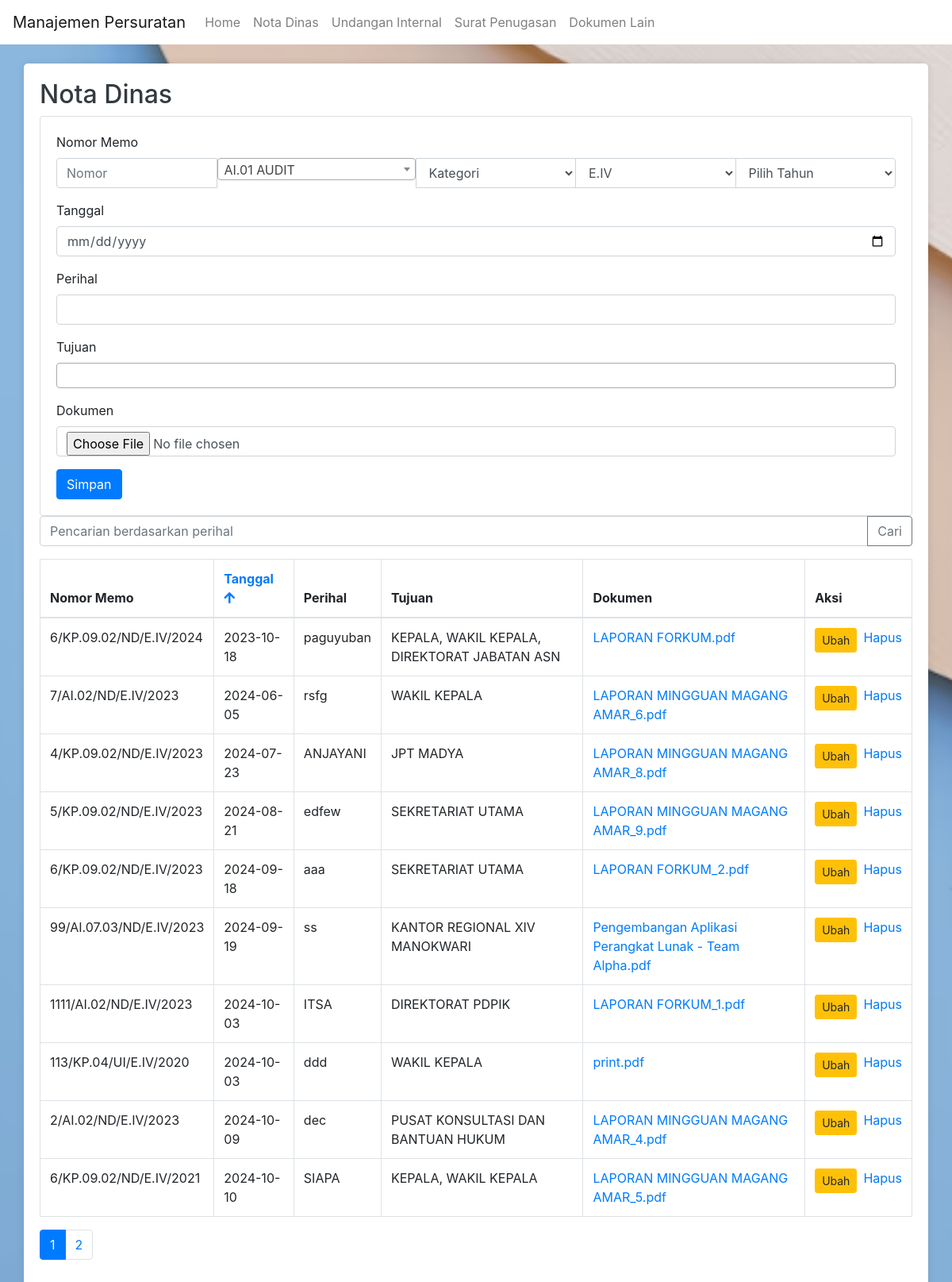
Screenshot of /nota_dinas.php with the database file from the repository.
### tables this page shows
CREATE TABLE `nota_dinas` (
  `id` int(11) NOT NULL AUTO_INCREMENT,
  `nomor_memo` varchar(255) NOT NULL,
  `tanggal` date NOT NULL,
  `perihal` varchar(255) NOT NULL,
  `tujuan` varchar(255) NOT NULL,
  `dokumen` varchar(255) DEFAULT NULL,
  PRIMARY KEY (`id`)
);

### nota_dinas.php (the view, shortened to what this page needs)
<?php
include 'config.php';
$search = '';
$order_by = 'tanggal';
$order_type = 'ASC';
$limit = 10;
$page = isset($_GET['page']) ? (int)$_GET['page'] : 1;
$start = ($page - 1) * $limit;
$result = $conn->query("SELECT * FROM nota_dinas WHERE perihal LIKE '%$search%' ORDER BY $order_by $order_type LIMIT $start, $limit");
$total_result = $conn->query("SELECT COUNT(*) as total FROM nota_dinas WHERE perihal LIKE '%$search%'");
$total_row = $total_result->fetch_assoc();
$total_pages = ceil($total_row['total'] / $limit);
?>
<!DOCTYPE html>
<html lang="en">
<head>
    <link rel="stylesheet" href="https://maxcdn.bootstrapcdn.com/bootstrap/4.0.0/css/bootstrap.min.css">
    <link href="https://cdnjs.cloudflare.com/ajax/libs/select2/4.0.13/css/select2.min.css" rel="stylesheet" />
    <link rel="stylesheet" href="https://cdnjs.cloudflare.com/ajax/libs/font-awesome/5.15.3/css/all.min.css">
    <link rel="stylesheet" href="https://stackpath.bootstrapcdn.com/bootstrap/4.5.2/css/bootstrap.min.css">
</head>
<body>
<nav class="navbar navbar-expand-lg navbar-light">
    <a class="navbar-brand" href="#">Manajemen Persuratan</a>
    <div class="collapse navbar-collapse">
        <ul class="navbar-nav mr-auto">
            <li class="nav-item"><a class="nav-link" href="dashboard.php">Home</a></li>
            <li class="nav-item"><a class="nav-link" href="nota_dinas.php">Nota Dinas</a></li>
            <li class="nav-item"><a class="nav-link" href="undangan_internal.php">Undangan Internal</a></li>
            <li class="nav-item"><a class="nav-link" href="surat_penugasan.php">Surat Penugasan</a></li>
            <li class="nav-item"><a class="nav-link" href="dokumen_lain_lain.php">Dokumen Lain</a></li>
        </ul>
    </div>
</nav>
<div class="container mt-4">
    <h2>Nota Dinas</h2>
    <div class="card">
        <div class="card-body">
            <form method="POST" action="" enctype="multipart/form-data">
                <div class="form-group">
                    <label>Nomor Memo</label>
                    <div class="input-group">
        <input type="number" name="nomor" class="form-control" placeholder="Nomor" required>
                        <select name="kategori" class="form-control" required>
                            <option value="">Kategori</option>
                        </select>
                        <select name="kode_unit" class="form-control" required>
                            <option value="E.IV">E.IV</option>
                        </select>
                        <select name="tahun" class="form-control" required>
                            <option value="">Pilih Tahun</option>
                        </select>
                    </div>
                </div>
                <div class="form-group">
                    <label>Tanggal</label>
                    <input type="date" name="tanggal" class="form-control" required>
                </div>
                <div class="form-group">
                    <label>Perihal</label>
                    <input type="text" name="perihal" class="form-control" required>
                </div>
                <div class="form-group">
                    <label>Tujuan</label>
                </div>
                <div class="form-group">
                    <label>Dokumen</label>
                    <input type="file" name="dokumen" class="form-control" accept=".pdf,.doc,.docx" required>
                </div>
                <button type="submit" class="btn btn-primary">Simpan</button>
            </form>
        </div>
    </div>
    <div class="toast-container position-fixed top-0 end-0 p-3">
</div>
    <form method="POST" action="">
        <div class="input-group mb-3">
            <input type="text" name="search" class="form-control" placeholder="Pencarian berdasarkan perihal" value="<?= htmlspecialchars($search) ?>">
            <div class="input-group-append">
                <button class="btn btn-outline-secondary" type="submit">Cari</button>
            </div>
        </div>
    </form>
    <table class="table table-bordered">
    <thead>
    <tr>
        <th>Nomor Memo</th>
        <th>
    <a href="?order=<?= $order_type == 'ASC' ? 'desc' : 'asc' ?>">
        Tanggal
        <?php if ($order_type == 'ASC'): ?>
            <i class="fas fa-arrow-up"></i>
        <?php else: ?>
            <i class="fas fa-arrow-down"></i>
        <?php endif; ?>
    </a>
    </th>
        <th>Perihal</th>
        <th>Tujuan</th>
        <th>Dokumen</th>
        <th>Aksi</th>
    </tr>
    </thead>
    <tbody>
    <?php while ($row = $result->fetch_assoc()) { ?>
        <tr>
            <td><?= htmlspecialchars($row['nomor_memo']) ?></td>
            <td><?= htmlspecialchars($row['tanggal']) ?></td>
            <td><?= htmlspecialchars($row['perihal']) ?></td>
            <td><?= htmlspecialchars($row['tujuan']) ?></td>
            <td><a href="uploads/<?= htmlspecialchars($row['dokumen']) ?>" target="_blank"><?= htmlspecialchars($row['dokumen']) ?></a></td>
            <td>
    <div class="d-flex justify-content-start">
        <a href="edit_nota_dinas.php?id=<?= $row['id'] ?>" class="btn btn-warning btn-sm mr-2">Ubah</a>
        <form method="POST" action="nota_dinas.php" onsubmit="return confirm('Anda yakin ingin menghapus ini?')">
            <a href="?delete_id=<?= $row['id'] ?>" onclick="return confirm('Anda yakin ingin menghapus data ini?');">Hapus</a>
        </form>
    </div>
</td>
        </tr>
    <?php } ?>
    </tbody>
</table>
    <nav aria-label="Page navigation example">
        <ul class="pagination">
            <?php for ($i = 1; $i <= $total_pages; $i++) { ?>
                <li class="page-item <?= ($i == $page) ? 'active' : '' ?>">
                    <a class="page-link" href="?page=<?= $i ?>"><?= $i ?></a>
                </li>
            <?php } ?>
        </ul>
    </nav>
</div>
</body>
</html>

### nota_dinas.php (style rules this page uses)
body { background-image: url('ocean-blue-copy-space-abstract-paper-waves_23-2148319152.avif'); background-size: cover; background-repeat: no-repeat; background-position: center; }
body { background-color: #f8f9fa; padding-top: 56px; }
h2, h3 { color: #343a40; }
.navbar { position: fixed; top: 0; width: 100%; z-index: 1030; background-color: #ffffff; }
.navbar a { color: #ffffff; }
.container { margin-top: 20px; padding: 20px; background-color: #ffffff; border-radius: 5px; box-shadow: 0 0 10px rgba(0, 0, 0, 0.1); }

### rows the page displays
nota_dinas: nomor_memo "6/KP.09.02/ND/E.IV/2024", tanggal "2023-10-18", perihal "paguyuban", tujuan "KEPALA, WAKIL KEPALA, DIREKTORAT JABATAN ASN", dokumen "LAPORAN FORKUM.pdf"
nota_dinas: nomor_memo "7/AI.02/ND/E.IV/2023", tanggal "2024-06-05", perihal "rsfg", tujuan "WAKIL KEPALA", dokumen "LAPORAN MINGGUAN MAGANG AMAR_6.pdf"
nota_dinas: nomor_memo "4/KP.09.02/ND/E.IV/2023", tanggal "2024-07-23", perihal "ANJAYANI", tujuan "JPT MADYA", dokumen "LAPORAN MINGGUAN MAGANG AMAR_8.pdf"
nota_dinas: nomor_memo "5/KP.09.02/ND/E.IV/2023", tanggal "2024-08-21", perihal "edfew", tujuan "SEKRETARIAT UTAMA", dokumen "LAPORAN MINGGUAN MAGANG AMAR_9.pdf"
nota_dinas: nomor_memo "6/KP.09.02/ND/E.IV/2023", tanggal "2024-09-18", perihal "aaa", tujuan "SEKRETARIAT UTAMA", dokumen "LAPORAN FORKUM_2.pdf"
nota_dinas: nomor_memo "99/AI.07.03/ND/E.IV/2023", tanggal "2024-09-19", perihal "ss", tujuan "KANTOR REGIONAL XIV MANOKWARI", dokumen "Pengembangan Aplikasi Perangkat Lunak - Team Alpha.pdf"
nota_dinas: nomor_memo "1111/AI.02/ND/E.IV/2023", tanggal "2024-10-03", perihal "ITSA", tujuan "DIREKTORAT PDPIK", dokumen "LAPORAN FORKUM_1.pdf"
nota_dinas: nomor_memo "113/KP.04/UI/E.IV/2020", tanggal "2024-10-03", perihal "ddd", tujuan "WAKIL KEPALA", dokumen "print.pdf"
nota_dinas: nomor_memo "2/AI.02/ND/E.IV/2023", tanggal "2024-10-09", perihal "dec", tujuan "PUSAT KONSULTASI DAN BANTUAN HUKUM", dokumen "LAPORAN MINGGUAN MAGANG AMAR_4.pdf"
nota_dinas: nomor_memo "6/KP.09.02/ND/E.IV/2021", tanggal "2024-10-10", perihal "SIAPA", tujuan "KEPALA, WAKIL KEPALA", dokumen "LAPORAN MINGGUAN MAGANG AMAR_5.pdf"
